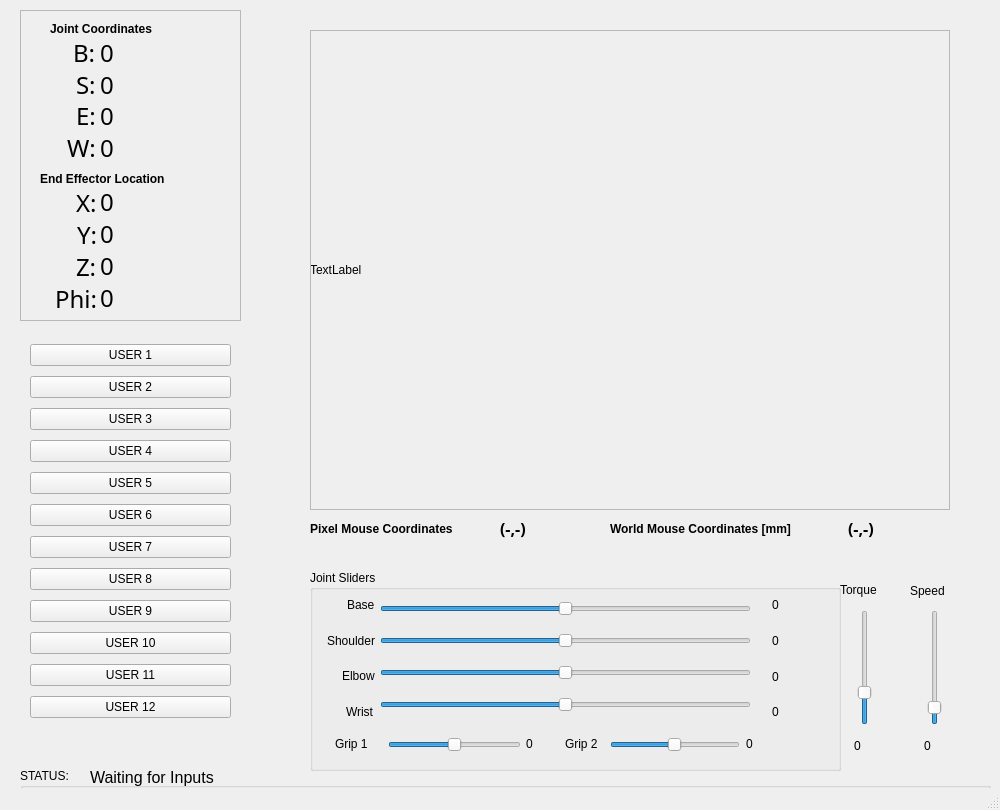
<?xml version="1.0" encoding="UTF-8"?>
<ui version="4.0">
 <class>MainWindow</class>
 <widget class="QMainWindow" name="MainWindow">
  <property name="geometry">
   <rect>
    <x>0</x>
    <y>0</y>
    <width>1000</width>
    <height>810</height>
   </rect>
  </property>
  <property name="windowTitle">
   <string>Rexarm GUI</string>
  </property>
  <widget class="QWidget" name="centralwidget">
   <widget class="QLabel" name="videoFrame">
    <property name="geometry">
     <rect>
      <x>310</x>
      <y>30</y>
      <width>640</width>
      <height>480</height>
     </rect>
    </property>
    <property name="text">
     <string>TextLabel</string>
    </property>
   </widget>
   <widget class="QGroupBox" name="SliderFrame">
    <property name="geometry">
     <rect>
      <x>310</x>
      <y>570</y>
      <width>531</width>
      <height>201</height>
     </rect>
    </property>
    <property name="title">
     <string>Joint Sliders</string>
    </property>
    <widget class="QWidget" name="layoutWidget">
     <property name="geometry">
      <rect>
       <x>0</x>
       <y>20</y>
       <width>65</width>
       <height>136</height>
      </rect>
     </property>
     <layout class="QVBoxLayout" name="verticalLayout">
      <item alignment="Qt::AlignRight">
       <widget class="QLabel" name="BLabelS">
        <property name="text">
         <string>Base</string>
        </property>
       </widget>
      </item>
      <item alignment="Qt::AlignRight">
       <widget class="QLabel" name="SLabelS">
        <property name="text">
         <string>Shoulder</string>
        </property>
       </widget>
      </item>
      <item alignment="Qt::AlignRight">
       <widget class="QLabel" name="ELabelS">
        <property name="text">
         <string>Elbow</string>
        </property>
       </widget>
      </item>
      <item alignment="Qt::AlignRight">
       <widget class="QLabel" name="WLabelS">
        <property name="text">
         <string>Wrist</string>
        </property>
       </widget>
      </item>
     </layout>
    </widget>
    <widget class="QWidget" name="layoutWidget">
     <property name="geometry">
      <rect>
       <x>70</x>
       <y>20</y>
       <width>371</width>
       <height>136</height>
      </rect>
     </property>
     <layout class="QVBoxLayout" name="verticalLayout_2">
      <item>
       <widget class="QSlider" name="sldrBase">
        <property name="minimum">
         <number>-179</number>
        </property>
        <property name="maximum">
         <number>180</number>
        </property>
        <property name="orientation">
         <enum>Qt::Horizontal</enum>
        </property>
       </widget>
      </item>
      <item>
       <widget class="QSlider" name="sldrShoulder">
        <property name="minimum">
         <number>-179</number>
        </property>
        <property name="maximum">
         <number>180</number>
        </property>
        <property name="orientation">
         <enum>Qt::Horizontal</enum>
        </property>
       </widget>
      </item>
      <item>
       <widget class="QSlider" name="sldrElbow">
        <property name="minimum">
         <number>-179</number>
        </property>
        <property name="maximum">
         <number>180</number>
        </property>
        <property name="orientation">
         <enum>Qt::Horizontal</enum>
        </property>
       </widget>
      </item>
      <item>
       <widget class="QSlider" name="sldrWrist">
        <property name="minimum">
         <number>-179</number>
        </property>
        <property name="maximum">
         <number>180</number>
        </property>
        <property name="orientation">
         <enum>Qt::Horizontal</enum>
        </property>
       </widget>
      </item>
     </layout>
    </widget>
    <widget class="QWidget" name="layoutWidget">
     <property name="geometry">
      <rect>
       <x>462</x>
       <y>20</y>
       <width>51</width>
       <height>137</height>
      </rect>
     </property>
     <layout class="QVBoxLayout" name="verticalLayout_6">
      <item>
       <widget class="QLabel" name="rdoutBase">
        <property name="text">
         <string>0</string>
        </property>
       </widget>
      </item>
      <item>
       <widget class="QLabel" name="rdoutShoulder">
        <property name="text">
         <string>0</string>
        </property>
       </widget>
      </item>
      <item>
       <widget class="QLabel" name="rdoutElbow">
        <property name="text">
         <string>0</string>
        </property>
       </widget>
      </item>
      <item>
       <widget class="QLabel" name="rdoutWrist">
        <property name="text">
         <string>0</string>
        </property>
       </widget>
      </item>
     </layout>
    </widget>
    <widget class="QSlider" name="sldrGrip1">
     <property name="geometry">
      <rect>
       <x>78</x>
       <y>160</y>
       <width>133</width>
       <height>29</height>
      </rect>
     </property>
     <property name="minimum">
      <number>-179</number>
     </property>
     <property name="maximum">
      <number>180</number>
     </property>
     <property name="orientation">
      <enum>Qt::Horizontal</enum>
     </property>
    </widget>
    <widget class="QSlider" name="sldrGrip2">
     <property name="geometry">
      <rect>
       <x>300</x>
       <y>160</y>
       <width>130</width>
       <height>29</height>
      </rect>
     </property>
     <property name="minimum">
      <number>-179</number>
     </property>
     <property name="maximum">
      <number>180</number>
     </property>
     <property name="orientation">
      <enum>Qt::Horizontal</enum>
     </property>
    </widget>
    <widget class="QLabel" name="G1LableS">
     <property name="geometry">
      <rect>
       <x>25</x>
       <y>165</y>
       <width>41</width>
       <height>17</height>
      </rect>
     </property>
     <property name="text">
      <string>Grip 1</string>
     </property>
    </widget>
    <widget class="QLabel" name="rdoutGrip1">
     <property name="geometry">
      <rect>
       <x>216</x>
       <y>160</y>
       <width>49</width>
       <height>28</height>
      </rect>
     </property>
     <property name="text">
      <string>0</string>
     </property>
    </widget>
    <widget class="QLabel" name="rdoutGrip2">
     <property name="geometry">
      <rect>
       <x>436</x>
       <y>160</y>
       <width>49</width>
       <height>28</height>
      </rect>
     </property>
     <property name="text">
      <string>0</string>
     </property>
    </widget>
    <zorder>layoutWidget</zorder>
    <zorder>layoutWidget</zorder>
    <zorder>layoutWidget</zorder>
    <zorder>sldrGrip1</zorder>
    <zorder>groupBox</zorder>
    <zorder>sldrGrip2</zorder>
    <zorder>G1LableS</zorder>
    <zorder>rdoutGrip1</zorder>
    <zorder>rdoutGrip2</zorder>
   </widget>
   <widget class="QSlider" name="sldrMaxTorque">
    <property name="geometry">
     <rect>
      <x>850</x>
      <y>610</y>
      <width>30</width>
      <height>115</height>
     </rect>
    </property>
    <property name="maximum">
     <number>100</number>
    </property>
    <property name="value">
     <number>25</number>
    </property>
    <property name="orientation">
     <enum>Qt::Vertical</enum>
    </property>
   </widget>
   <widget class="QLabel" name="TqLabel">
    <property name="geometry">
     <rect>
      <x>840</x>
      <y>580</y>
      <width>52</width>
      <height>20</height>
     </rect>
    </property>
    <property name="text">
     <string>Torque</string>
    </property>
   </widget>
   <widget class="QSlider" name="sldrSpeed">
    <property name="geometry">
     <rect>
      <x>920</x>
      <y>610</y>
      <width>29</width>
      <height>115</height>
     </rect>
    </property>
    <property name="maximum">
     <number>100</number>
    </property>
    <property name="value">
     <number>10</number>
    </property>
    <property name="orientation">
     <enum>Qt::Vertical</enum>
    </property>
   </widget>
   <widget class="QLabel" name="SpLabel">
    <property name="geometry">
     <rect>
      <x>910</x>
      <y>580</y>
      <width>41</width>
      <height>21</height>
     </rect>
    </property>
    <property name="text">
     <string>Speed</string>
    </property>
   </widget>
   <widget class="QFrame" name="OutputFrame">
    <property name="geometry">
     <rect>
      <x>20</x>
      <y>10</y>
      <width>221</width>
      <height>311</height>
     </rect>
    </property>
    <property name="frameShape">
     <enum>QFrame::StyledPanel</enum>
    </property>
    <property name="frameShadow">
     <enum>QFrame::Raised</enum>
    </property>
    <widget class="QLabel" name="JointCoordLabel">
     <property name="geometry">
      <rect>
       <x>30</x>
       <y>10</y>
       <width>141</width>
       <height>17</height>
      </rect>
     </property>
     <property name="font">
      <font>
       <weight>75</weight>
       <bold>true</bold>
      </font>
     </property>
     <property name="text">
      <string>Joint Coordinates</string>
     </property>
    </widget>
    <widget class="QLabel" name="WorldCoordLabel">
     <property name="geometry">
      <rect>
       <x>20</x>
       <y>160</y>
       <width>161</width>
       <height>17</height>
      </rect>
     </property>
     <property name="font">
      <font>
       <weight>75</weight>
       <bold>true</bold>
      </font>
     </property>
     <property name="text">
      <string>End Effector Location</string>
     </property>
    </widget>
    <widget class="QWidget" name="layoutWidget_2">
     <property name="geometry">
      <rect>
       <x>80</x>
       <y>30</y>
       <width>131</width>
       <height>120</height>
      </rect>
     </property>
     <layout class="QVBoxLayout" name="verticalLayout_8">
      <item alignment="Qt::AlignLeft">
       <widget class="QLabel" name="rdoutBaseJC">
        <property name="font">
         <font>
          <family>Ubuntu Mono</family>
          <pointsize>18</pointsize>
         </font>
        </property>
        <property name="text">
         <string>0</string>
        </property>
       </widget>
      </item>
      <item alignment="Qt::AlignLeft">
       <widget class="QLabel" name="rdoutShoulderJC">
        <property name="font">
         <font>
          <family>Ubuntu Mono</family>
          <pointsize>18</pointsize>
         </font>
        </property>
        <property name="text">
         <string>0</string>
        </property>
       </widget>
      </item>
      <item alignment="Qt::AlignLeft">
       <widget class="QLabel" name="rdoutElbowJC">
        <property name="font">
         <font>
          <family>Ubuntu Mono</family>
          <pointsize>18</pointsize>
         </font>
        </property>
        <property name="text">
         <string>0</string>
        </property>
       </widget>
      </item>
      <item alignment="Qt::AlignLeft">
       <widget class="QLabel" name="rdoutWristJC">
        <property name="font">
         <font>
          <family>Ubuntu Mono</family>
          <pointsize>18</pointsize>
         </font>
        </property>
        <property name="text">
         <string>0</string>
        </property>
       </widget>
      </item>
     </layout>
    </widget>
    <widget class="QWidget" name="layoutWidget_3">
     <property name="geometry">
      <rect>
       <x>10</x>
       <y>30</y>
       <width>66</width>
       <height>120</height>
      </rect>
     </property>
     <layout class="QVBoxLayout" name="verticalLayout_9">
      <item alignment="Qt::AlignRight">
       <widget class="QLabel" name="BLabel">
        <property name="font">
         <font>
          <family>Ubuntu Mono</family>
          <pointsize>18</pointsize>
         </font>
        </property>
        <property name="text">
         <string>B:</string>
        </property>
       </widget>
      </item>
      <item alignment="Qt::AlignRight">
       <widget class="QLabel" name="SLabel">
        <property name="font">
         <font>
          <family>Ubuntu Mono</family>
          <pointsize>18</pointsize>
         </font>
        </property>
        <property name="text">
         <string>S:</string>
        </property>
       </widget>
      </item>
      <item alignment="Qt::AlignRight">
       <widget class="QLabel" name="ELabel">
        <property name="font">
         <font>
          <family>Ubuntu Mono</family>
          <pointsize>18</pointsize>
         </font>
        </property>
        <property name="text">
         <string>E:</string>
        </property>
       </widget>
      </item>
      <item alignment="Qt::AlignRight">
       <widget class="QLabel" name="WLabel">
        <property name="font">
         <font>
          <family>Ubuntu Mono</family>
          <pointsize>18</pointsize>
         </font>
        </property>
        <property name="text">
         <string>W:</string>
        </property>
       </widget>
      </item>
     </layout>
    </widget>
    <widget class="QWidget" name="layoutWidget_4">
     <property name="geometry">
      <rect>
       <x>80</x>
       <y>179</y>
       <width>131</width>
       <height>121</height>
      </rect>
     </property>
     <layout class="QVBoxLayout" name="verticalLayout_12">
      <item alignment="Qt::AlignLeft">
       <widget class="QLabel" name="rdoutX">
        <property name="font">
         <font>
          <family>Ubuntu Mono</family>
          <pointsize>18</pointsize>
         </font>
        </property>
        <property name="text">
         <string>0</string>
        </property>
       </widget>
      </item>
      <item alignment="Qt::AlignLeft">
       <widget class="QLabel" name="rdoutY">
        <property name="font">
         <font>
          <family>Ubuntu Mono</family>
          <pointsize>18</pointsize>
         </font>
        </property>
        <property name="text">
         <string>0</string>
        </property>
       </widget>
      </item>
      <item alignment="Qt::AlignLeft">
       <widget class="QLabel" name="rdoutZ">
        <property name="font">
         <font>
          <family>Ubuntu Mono</family>
          <pointsize>18</pointsize>
         </font>
        </property>
        <property name="text">
         <string>0</string>
        </property>
       </widget>
      </item>
      <item alignment="Qt::AlignLeft">
       <widget class="QLabel" name="rdoutT">
        <property name="font">
         <font>
          <family>Ubuntu Mono</family>
          <pointsize>18</pointsize>
         </font>
        </property>
        <property name="text">
         <string>0</string>
        </property>
       </widget>
      </item>
     </layout>
    </widget>
    <widget class="QWidget" name="layoutWidget_5">
     <property name="geometry">
      <rect>
       <x>11</x>
       <y>180</y>
       <width>66</width>
       <height>121</height>
      </rect>
     </property>
     <layout class="QVBoxLayout" name="verticalLayout_13">
      <item alignment="Qt::AlignRight">
       <widget class="QLabel" name="XLabel">
        <property name="font">
         <font>
          <family>Ubuntu Mono</family>
          <pointsize>18</pointsize>
         </font>
        </property>
        <property name="text">
         <string>X:</string>
        </property>
       </widget>
      </item>
      <item alignment="Qt::AlignRight">
       <widget class="QLabel" name="YLabel">
        <property name="font">
         <font>
          <family>Ubuntu Mono</family>
          <pointsize>18</pointsize>
         </font>
        </property>
        <property name="text">
         <string>Y:</string>
        </property>
       </widget>
      </item>
      <item alignment="Qt::AlignRight">
       <widget class="QLabel" name="ZLabel">
        <property name="font">
         <font>
          <family>Ubuntu Mono</family>
          <pointsize>18</pointsize>
         </font>
        </property>
        <property name="text">
         <string>Z:</string>
        </property>
       </widget>
      </item>
      <item alignment="Qt::AlignRight">
       <widget class="QLabel" name="TLabel">
        <property name="enabled">
         <bool>true</bool>
        </property>
        <property name="font">
         <font>
          <family>Ubuntu Mono</family>
          <pointsize>18</pointsize>
         </font>
        </property>
        <property name="text">
         <string>Phi:</string>
        </property>
       </widget>
      </item>
     </layout>
    </widget>
   </widget>
   <widget class="QLabel" name="rdoutTorq">
    <property name="geometry">
     <rect>
      <x>854</x>
      <y>732</y>
      <width>50</width>
      <height>28</height>
     </rect>
    </property>
    <property name="text">
     <string>0</string>
    </property>
   </widget>
   <widget class="QLabel" name="rdoutSpeed">
    <property name="geometry">
     <rect>
      <x>924</x>
      <y>732</y>
      <width>49</width>
      <height>28</height>
     </rect>
    </property>
    <property name="text">
     <string>0</string>
    </property>
   </widget>
   <widget class="QWidget" name="layoutWidget">
    <property name="geometry">
     <rect>
      <x>20</x>
      <y>330</y>
      <width>221</width>
      <height>410</height>
     </rect>
    </property>
    <layout class="QVBoxLayout" name="Group2">
     <property name="margin">
      <number>10</number>
     </property>
     <item>
      <widget class="QPushButton" name="btnUser1">
       <property name="text">
        <string>USER 1</string>
       </property>
      </widget>
     </item>
     <item>
      <widget class="QPushButton" name="btnUser2">
       <property name="text">
        <string>USER 2</string>
       </property>
      </widget>
     </item>
     <item>
      <widget class="QPushButton" name="btnUser3">
       <property name="text">
        <string>USER 3</string>
       </property>
      </widget>
     </item>
     <item>
      <widget class="QPushButton" name="btnUser4">
       <property name="text">
        <string>USER 4</string>
       </property>
      </widget>
     </item>
     <item>
      <widget class="QPushButton" name="btnUser5">
       <property name="text">
        <string>USER 5</string>
       </property>
      </widget>
     </item>
     <item>
      <widget class="QPushButton" name="btnUser6">
       <property name="text">
        <string>USER 6</string>
       </property>
      </widget>
     </item>
     <item>
      <widget class="QPushButton" name="btnUser7">
       <property name="text">
        <string>USER 7</string>
       </property>
      </widget>
     </item>
     <item>
      <widget class="QPushButton" name="btnUser8">
       <property name="text">
        <string>USER 8</string>
       </property>
      </widget>
     </item>
     <item>
      <widget class="QPushButton" name="btnUser9">
       <property name="text">
        <string>USER 9</string>
       </property>
      </widget>
     </item>
     <item>
      <widget class="QPushButton" name="btnUser10">
       <property name="text">
        <string>USER 10</string>
       </property>
       <property name="autoRepeatDelay">
        <number>300</number>
       </property>
      </widget>
     </item>
     <item>
      <widget class="QPushButton" name="btnUser11">
       <property name="text">
        <string>USER 11</string>
       </property>
       <property name="autoRepeatDelay">
        <number>300</number>
       </property>
      </widget>
     </item>
     <item>
      <widget class="QPushButton" name="btnUser12">
       <property name="text">
        <string>USER 12</string>
       </property>
       <property name="autoRepeatDelay">
        <number>300</number>
       </property>
      </widget>
     </item>
    </layout>
   </widget>
   <widget class="QFrame" name="VidFrame">
    <property name="geometry">
     <rect>
      <x>310</x>
      <y>30</y>
      <width>640</width>
      <height>480</height>
     </rect>
    </property>
    <property name="frameShape">
     <enum>QFrame::StyledPanel</enum>
    </property>
    <property name="frameShadow">
     <enum>QFrame::Raised</enum>
    </property>
   </widget>
   <widget class="QLabel" name="PixelCoordLabel">
    <property name="geometry">
     <rect>
      <x>310</x>
      <y>520</y>
      <width>181</width>
      <height>17</height>
     </rect>
    </property>
    <property name="font">
     <font>
      <weight>75</weight>
      <bold>true</bold>
     </font>
    </property>
    <property name="text">
     <string>Pixel Mouse Coordinates</string>
    </property>
   </widget>
   <widget class="QLabel" name="PixelCoordLabel_2">
    <property name="geometry">
     <rect>
      <x>610</x>
      <y>520</y>
      <width>231</width>
      <height>17</height>
     </rect>
    </property>
    <property name="font">
     <font>
      <weight>75</weight>
      <bold>true</bold>
     </font>
    </property>
    <property name="text">
     <string>World Mouse Coordinates [mm]</string>
    </property>
   </widget>
   <widget class="QLabel" name="rdoutMousePixels">
    <property name="geometry">
     <rect>
      <x>500</x>
      <y>516</y>
      <width>101</width>
      <height>25</height>
     </rect>
    </property>
    <property name="font">
     <font>
      <family>Ubuntu Mono</family>
      <pointsize>12</pointsize>
      <weight>75</weight>
      <bold>true</bold>
     </font>
    </property>
    <property name="text">
     <string>(-,-)</string>
    </property>
    <property name="textFormat">
     <enum>Qt::AutoText</enum>
    </property>
   </widget>
   <widget class="QLabel" name="rdoutMouseWorld">
    <property name="geometry">
     <rect>
      <x>848</x>
      <y>516</y>
      <width>101</width>
      <height>25</height>
     </rect>
    </property>
    <property name="font">
     <font>
      <family>Ubuntu Mono</family>
      <pointsize>12</pointsize>
      <weight>75</weight>
      <bold>true</bold>
     </font>
    </property>
    <property name="text">
     <string>(-,-)</string>
    </property>
    <property name="textFormat">
     <enum>Qt::AutoText</enum>
    </property>
   </widget>
   <widget class="QGroupBox" name="groupBox">
    <property name="geometry">
     <rect>
      <x>20</x>
      <y>768</y>
      <width>971</width>
      <height>26</height>
     </rect>
    </property>
    <property name="title">
     <string>STATUS: </string>
    </property>
    <widget class="QLabel" name="rdoutStatus">
     <property name="geometry">
      <rect>
       <x>70</x>
       <y>0</y>
       <width>132</width>
       <height>18</height>
      </rect>
     </property>
     <property name="font">
      <font>
       <pointsize>12</pointsize>
      </font>
     </property>
     <property name="text">
      <string>Waiting for Inputs</string>
     </property>
     <property name="textFormat">
      <enum>Qt::AutoText</enum>
     </property>
    </widget>
   </widget>
   <widget class="QLabel" name="G2lableS">
    <property name="geometry">
     <rect>
      <x>565</x>
      <y>735</y>
      <width>41</width>
      <height>17</height>
     </rect>
    </property>
    <property name="text">
     <string>Grip 2</string>
    </property>
   </widget>
  </widget>
  <widget class="QStatusBar" name="statusbar"/>
 </widget>
 <resources/>
 <connections/>
</ui>
